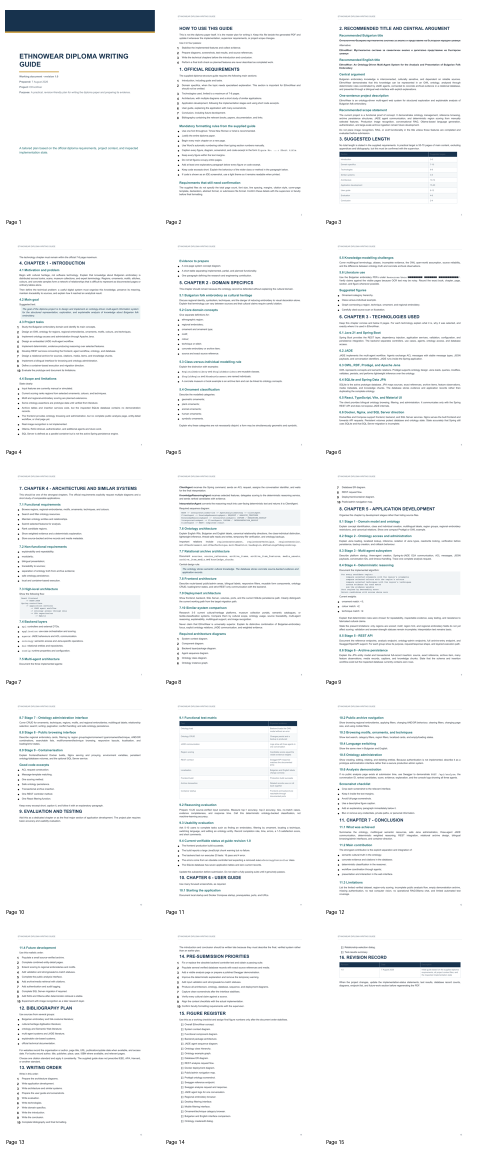
#> input picture tmp/pdfs/ethnowear-guide/contact-sheet.png, 960 x 2300 px (shown at 1/2 size)
$ python -i preprocessing.py   (imports and definitions only)   (older library calls are emulated)
#> lines starting #> are read from the running program, lines starting #| are printed output that depends on the picture; after the words box and inside, x2 and y2 are one past the last pixel; in counts of white or black regions, pixels touching at a corner belong together
from dataclasses import dataclass
from pathlib import Path

import cv2
import numpy as np


class ImagePreprocessingError(ValueError):
    pass


@dataclass(frozen=True, slots=True)
class PreprocessingResult:
    path: Path
    steps: tuple[str, ...]


def preprocess_if_beneficial(source: Path, destination: Path) -> PreprocessingResult:
#> called with destination = 'out.png'
    image = cv2.imread(str(source), cv2.IMREAD_COLOR)
#> image is the input picture: shape (2300, 960, 3); mean B, G, R 247.1, 246.5, 245.5
    if image is None:
        raise ImagePreprocessingError("OCR image preprocessing failed")

    gray = cv2.cvtColor(image, cv2.COLOR_BGR2GRAY)
    result = gray
    steps: list[str] = []

    contrast_range = int(gray.max()) - int(gray.min())
#> contrast_range = 255
    if float(np.std(gray)) < 55.0 and contrast_range < 100:
        result = cv2.createCLAHE(clipLimit=2.0, tileGridSize=(8, 8)).apply(result)
        steps.extend(("grayscale", "clahe"))

    skew = _estimate_skew(result)
    if 0.35 <= abs(skew) <= 5.0:
        height, width = result.shape
        matrix = cv2.getRotationMatrix2D((width / 2, height / 2), skew, 1.0)
        result = cv2.warpAffine(
            result,
            matrix,
            (width, height),
            flags=cv2.INTER_CUBIC,
            borderMode=cv2.BORDER_CONSTANT,
            borderValue=255,
        )
        if "grayscale" not in steps:
            steps.append("grayscale")
        steps.append("deskew")

    if _noise_score(result) > 0.12:
        result = cv2.fastNlMeansDenoising(result, None, 7, 7, 21)
        if "grayscale" not in steps:
            steps.append("grayscale")
        steps.append("denoise")

    if not steps:
        return PreprocessingResult(source, ())

    if not cv2.imwrite(str(destination), result):
        raise ImagePreprocessingError("OCR image preprocessing failed")
    destination.chmod(0o600)
    return PreprocessingResult(destination, tuple(steps))


def _estimate_skew(gray: np.ndarray) -> float:
    binary = cv2.threshold(
        gray,
        0,
        255,
        cv2.THRESH_BINARY_INV | cv2.THRESH_OTSU,
    )[1]
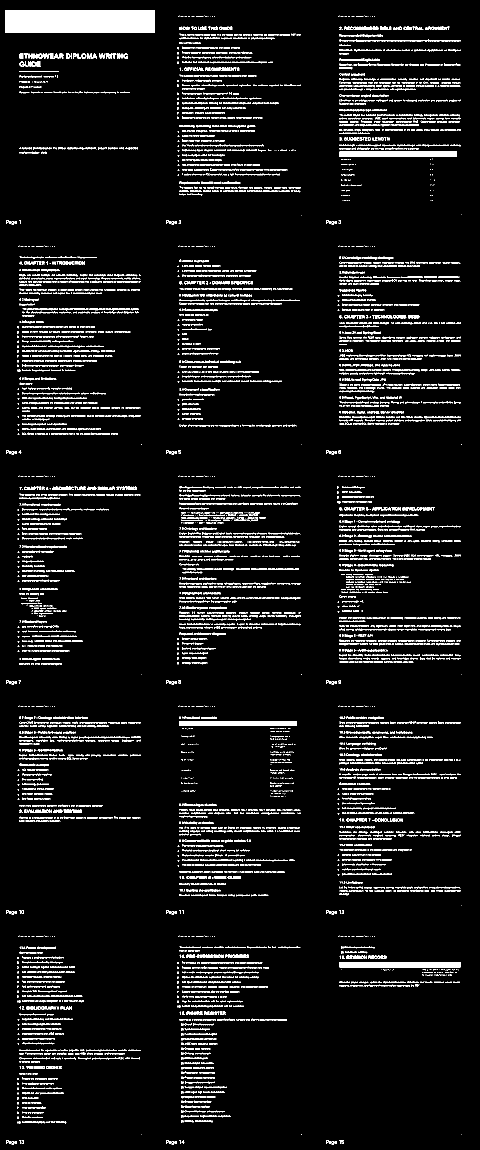
#> binary: shape (2300, 960) (shown at 1/2 size); 6.7% white in thin lines or dots
    lines = cv2.HoughLinesP(
        binary,
        1,
        np.pi / 180,
        threshold=max(80, gray.shape[1] // 10),
        minLineLength=max(80, gray.shape[1] // 5),
        maxLineGap=20,
    )
#> lines = 473 rows, first 6: [39, 1446, 280, 1446], [359, 1445, 593, 1445], [10, 54, 309, 54], [359, 1444, 593, 1444], [10, 59, 309, 59], [10, 34, 309, 50]
    if lines is None:
        return 0.0
    angles = []
    for x1, y1, x2, y2 in lines[:, 0]:
        angle = float(np.degrees(np.arctan2(y2 - y1, x2 - x1)))
        if abs(angle) <= 10:
            angles.append(angle)
#> this loop made 473 passes
#> (x1, y1, x2, y2, angle) on passes 1 to 3: (39, 1446, 280, 1446, 0), (359, 1445, 593, 1445, 0), (10, 54, 309, 54, 0)
#> after the loop, angles = 237 values, max 5.09 at index 204, min -1.07 at index 57, mean 0.342
#> in preprocess_if_beneficial, `skew = _estimate_skew(result)`: skew = 0
    return float(np.median(angles)) if len(angles) >= 5 else 0.0


def _noise_score(gray: np.ndarray) -> float:
    laplacian = cv2.Laplacian(gray, cv2.CV_32F)
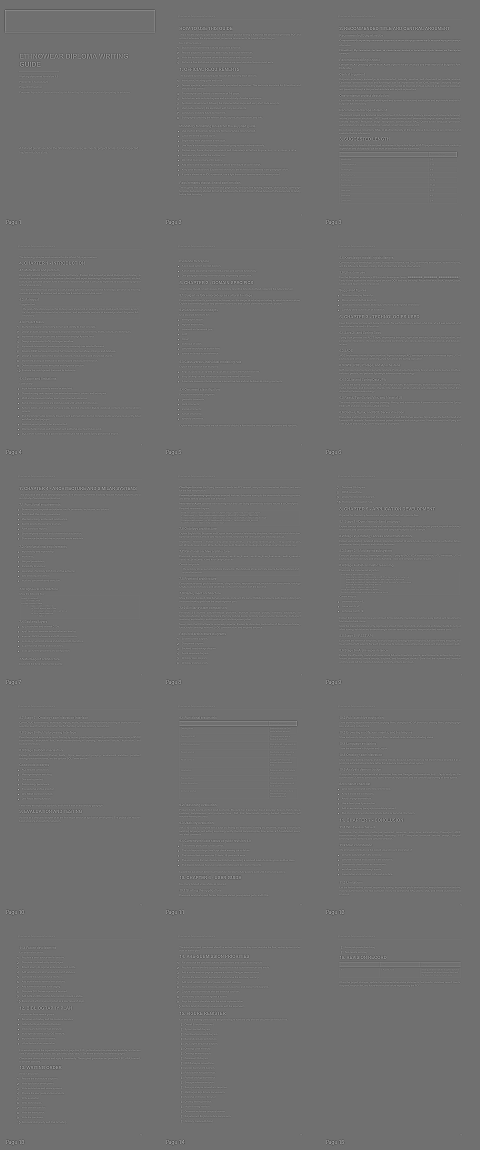
#> laplacian: shape (2300, 960) float32 (shown at 1/2 size); min -568, max 720, mean 0; drawn with min black and max white
    isolated = np.abs(laplacian) > 80
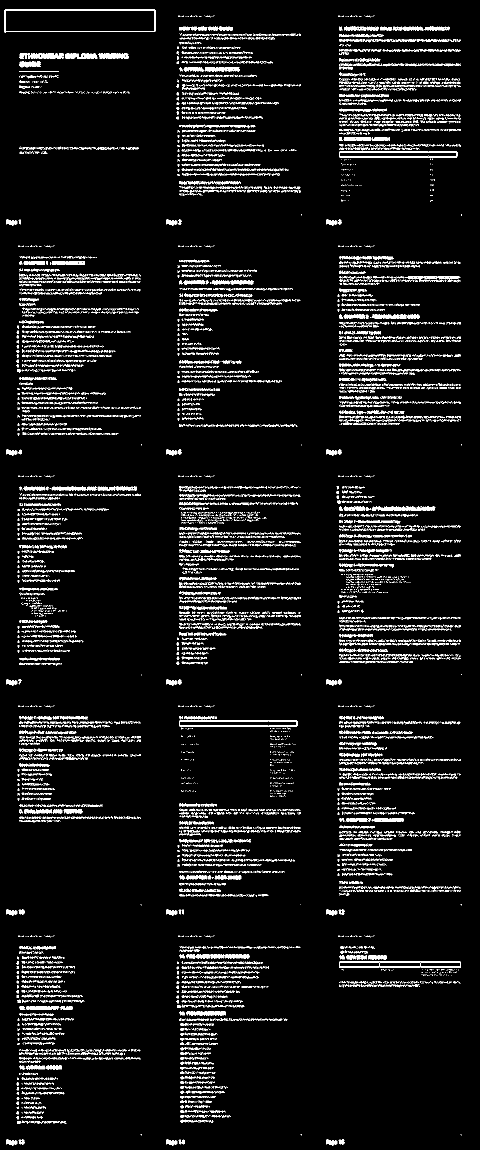
#> isolated: shape (2300, 960) bool (shown at 1/2 size); 5.9% white in thin lines or dots
    return float(np.mean(isolated))

>>> result = preprocess_if_beneficial('../../../../../tmp/pdfs/ethnowear-guide/contact-sheet.png', 'out.png')

$ run again, on tmp/pdfs/ethnowear-guide/page-02.png
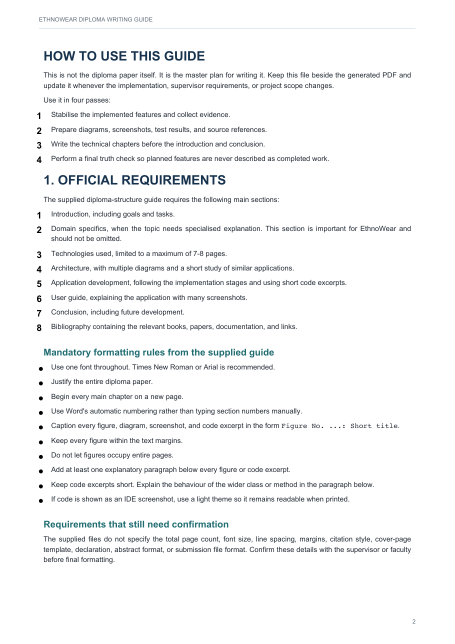
#> input picture tmp/pdfs/ethnowear-guide/page-02.png, 910 x 1287 px (shown at 1/2 size)
#> in preprocess_if_beneficial, image is the input picture: shape (1287, 910, 3); mean B, G, R 246.5, 246, 245.3
#> contrast_range = 255
#> in _estimate_skew, `binary = cv2.threshold( gray, 0, 255, cv2.THRESH_BINARY_INV | cv2.THRE..`:
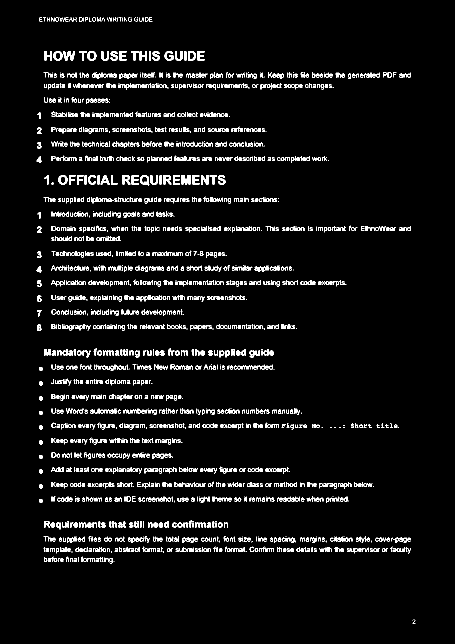
#> binary: shape (1287, 910) (shown at 1/2 size); 5% white in thin lines or dots, all inside (x1, y1, x2, y2) = (73, 34, 831, 1247)
#> lines = 245 rows, first 6: [103, 315, 652, 315], [87, 1097, 821, 1097], [74, 455, 820, 455], [91, 148, 820, 148], [88, 1103, 819, 1103], [105, 563, 688, 563]
#> the loop in _estimate_skew, `for x1, y1, x2, y2 in lines[:, 0]:` made 245 passes
#> (x1, y1, x2, y2, angle) on passes 1 to 3: (103, 315, 652, 315, 0), (87, 1097, 821, 1097, 0), (74, 455, 820, 455, 0)
#> after the loop in _estimate_skew, `for x1, y1, x2, y2 in lines[:, 0]:`: angles = 245 values, max 0.963 at index 195, min -1 at index 170, mean -0.0116
#> skew = 0
#> in _noise_score, `isolated = np.abs(laplacian) > 80`:
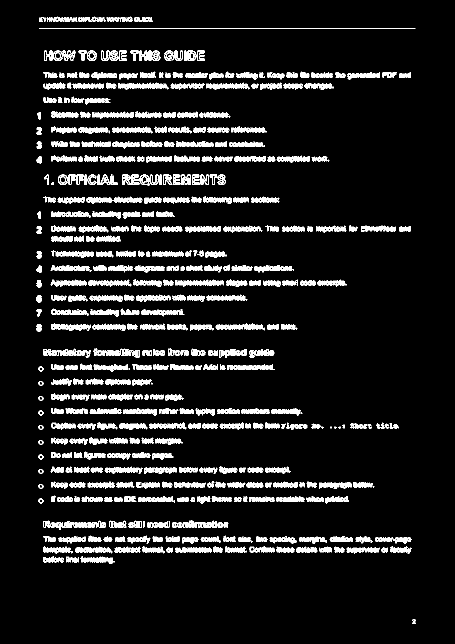
#> isolated: shape (1287, 910) bool (shown at 1/2 size); 8.9% white in thin lines or dots, all inside (x1, y1, x2, y2) = (72, 33, 832, 1248)

$ run again, on tmp/pdfs/ethnowear-guide/page-03.png
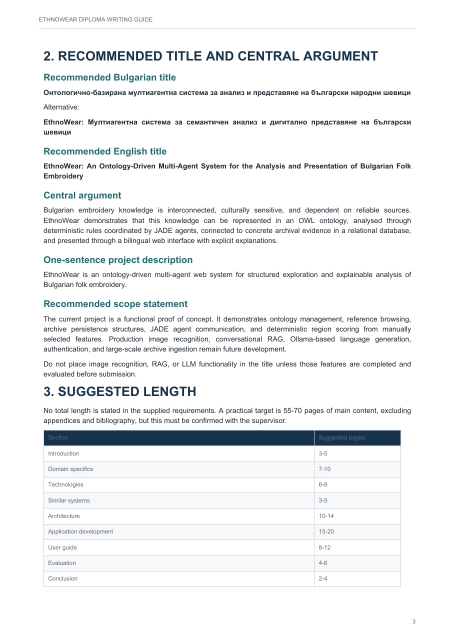
#> input picture tmp/pdfs/ethnowear-guide/page-03.png, 910 x 1287 px (shown at 1/2 size)
#> in preprocess_if_beneficial, image is the input picture: shape (1287, 910, 3); mean B, G, R 242.9, 241.7, 240.1
#> contrast_range = 216
#> in _estimate_skew, `binary = cv2.threshold( gray, 0, 255, cv2.THRESH_BINARY_INV | cv2.THRE..`:
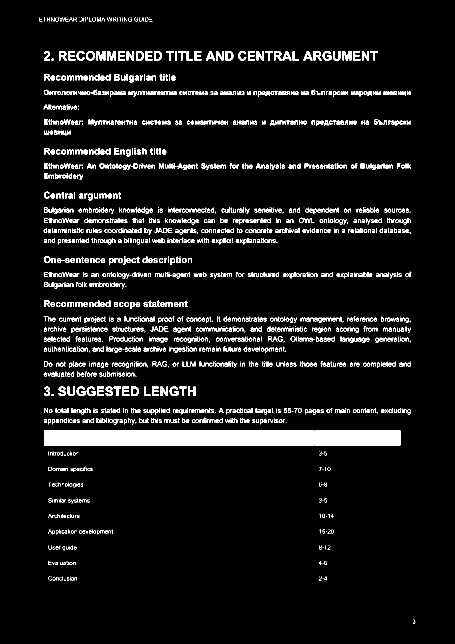
#> binary: shape (1287, 910) (shown at 1/2 size); 6.6% white; 1825 white regions (570 under 20 px), largest, box (x1, y1, x2, y2) and area: (88, 861, 628, 891) 16200, (629, 861, 801, 891) 5160, (193, 102, 211, 121) 247
#> lines = 228 rows, first 6: [88, 884, 800, 884], [88, 889, 800, 889], [88, 881, 800, 868], [88, 885, 800, 885], [88, 876, 800, 864], [88, 877, 800, 865]
#> the loop in _estimate_skew, `for x1, y1, x2, y2 in lines[:, 0]:` made 228 passes
#> (x1, y1, x2, y2, angle) on passes 1 to 3: (88, 884, 800, 884, 0), (88, 889, 800, 889, 0), (88, 881, 800, 868, -1.05)
#> after the loop in _estimate_skew, `for x1, y1, x2, y2 in lines[:, 0]:`: angles = 228 values, max 0 at index 0, min -1.05 at index 2, mean -0.0633
#> skew = 0
#> in _noise_score, `isolated = np.abs(laplacian) > 80`:
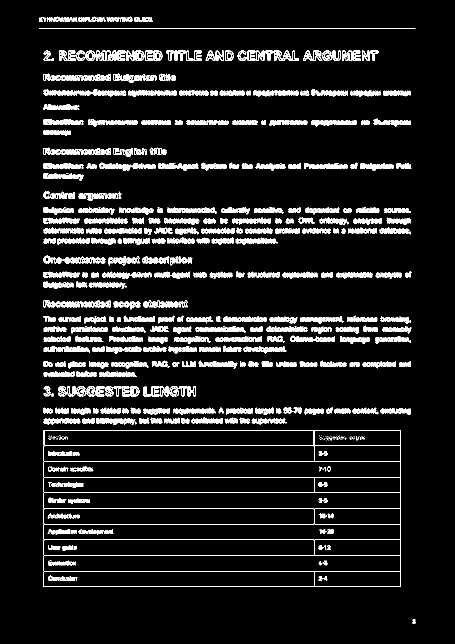
#> isolated: shape (1287, 910) bool (shown at 1/2 size); 9.1% white in thin lines or dots, all inside (x1, y1, x2, y2) = (78, 33, 832, 1248)
